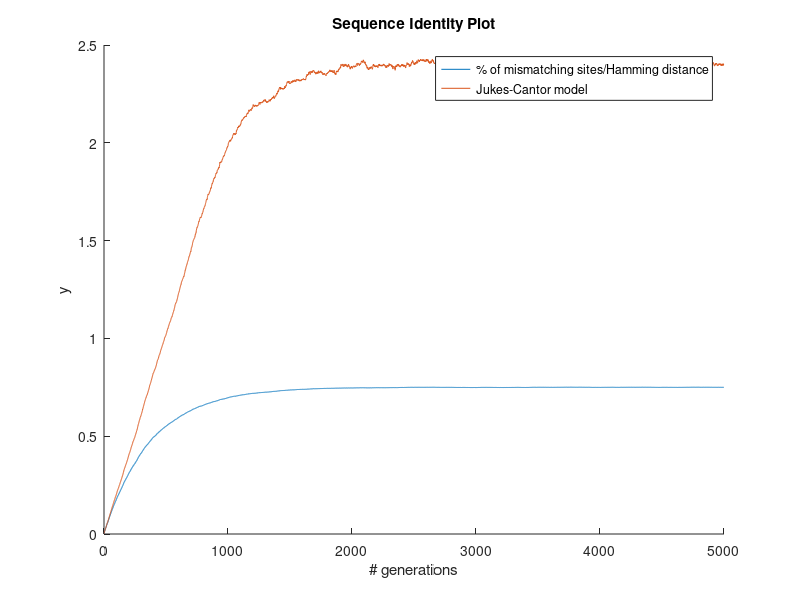

Here is the MATLAB script that generated this plot:
fileID = fopen('q1_output.txt','r');

formatSpec = '%d %f %f';
sizeA = [3 Inf];

A = fscanf(fileID,formatSpec,sizeA);
fclose(fileID);

A = A';

x = A(:,1);
y1 = A(:,2);
y2 = A(:,3);

figure; hold on
a1 = plot(x,y1); M1 = '% of mismatching sites/Hamming distance';
a2 = plot(x,y2); M2 = 'Jukes-Cantor model                     ';
legend([a1; a2], [M1; M2]);

title('Sequence Identity Plot')
xlabel('# generations')
ylabel('y')